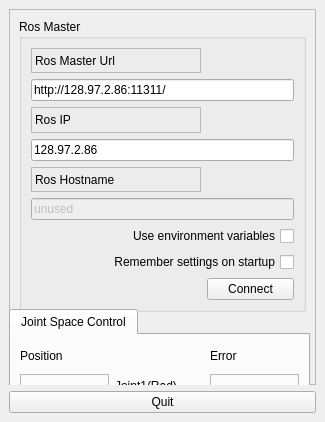
  <widget class="QDockWidget" name="dock_status">
   <property name="sizePolicy">
    <sizepolicy hsizetype="Minimum" vsizetype="Preferred">
     <horstretch>0</horstretch>
     <verstretch>0</verstretch>
    </sizepolicy>
   </property>
   <property name="minimumSize">
    <size>
     <width>325</width>
     <height>422</height>
    </size>
   </property>
   <property name="allowedAreas">
    <set>Qt::RightDockWidgetArea</set>
   </property>
   <property name="windowTitle">
    <string>Command Panel</string>
   </property>
   <attribute name="dockWidgetArea">
    <number>2</number>
   </attribute>
   <widget class="QWidget" name="dockWidgetContents_2">
    <layout class="QVBoxLayout" name="verticalLayout">
     <item>
      <widget class="QFrame" name="frame">
       <property name="sizePolicy">
        <sizepolicy hsizetype="Minimum" vsizetype="Preferred">
         <horstretch>0</horstretch>
         <verstretch>0</verstretch>
        </sizepolicy>
       </property>
       <property name="frameShape">
        <enum>QFrame::StyledPanel</enum>
       </property>
       <property name="frameShadow">
        <enum>QFrame::Raised</enum>
       </property>
       <widget class="QGroupBox" name="groupBox">
        <property name="geometry">
         <rect>
          <x>10</x>
          <y>10</y>
          <width>287</width>
          <height>293</height>
         </rect>
        </property>
        <property name="title">
         <string>Ros Master</string>
        </property>
        <layout class="QGridLayout" name="gridLayout">
         <item row="0" column="0">
          <widget class="QLabel" name="label">
           <property name="frameShape">
            <enum>QFrame::StyledPanel</enum>
           </property>
           <property name="frameShadow">
            <enum>QFrame::Raised</enum>
           </property>
           <property name="text">
            <string>Ros Master Url</string>
           </property>
          </widget>
         </item>
         <item row="1" column="0" colspan="2">
          <widget class="QLineEdit" name="line_edit_master">
           <property name="text">
            <string>http://128.97.2.86:11311/</string>
           </property>
          </widget>
         </item>
         <item row="2" column="0">
          <widget class="QLabel" name="label_2">
           <property name="frameShape">
            <enum>QFrame::StyledPanel</enum>
           </property>
           <property name="frameShadow">
            <enum>QFrame::Raised</enum>
           </property>
           <property name="text">
            <string>Ros IP</string>
           </property>
          </widget>
         </item>
         <item row="3" column="0" colspan="2">
          <widget class="QLineEdit" name="line_edit_host">
           <property name="text">
            <string>128.97.2.86</string>
           </property>
          </widget>
         </item>
         <item row="4" column="0">
          <widget class="QLabel" name="label_3">
           <property name="frameShape">
            <enum>QFrame::StyledPanel</enum>
           </property>
           <property name="frameShadow">
            <enum>QFrame::Raised</enum>
           </property>
           <property name="text">
            <string>Ros Hostname</string>
           </property>
          </widget>
         </item>
         <item row="5" column="0" colspan="2">
          <widget class="QLineEdit" name="line_edit_topic">
           <property name="enabled">
            <bool>false</bool>
           </property>
           <property name="text">
            <string>unused</string>
           </property>
          </widget>
         </item>
         <item row="6" column="0" colspan="2">
          <widget class="QCheckBox" name="checkbox_use_environment">
           <property name="layoutDirection">
            <enum>Qt::RightToLeft</enum>
           </property>
           <property name="text">
            <string>Use environment variables</string>
           </property>
          </widget>
         </item>
         <item row="7" column="0" colspan="2">
          <widget class="QCheckBox" name="checkbox_remember_settings">
           <property name="layoutDirection">
            <enum>Qt::RightToLeft</enum>
           </property>
           <property name="text">
            <string>Remember settings on startup</string>
           </property>
          </widget>
         </item>
         <item row="8" column="0">
          <spacer name="horizontalSpacer">
           <property name="orientation">
            <enum>Qt::Horizontal</enum>
           </property>
           <property name="sizeHint" stdset="0">
            <size>
             <width>170</width>
             <height>21</height>
            </size>
           </property>
          </spacer>
         </item>
         <item row="8" column="1">
          <widget class="QPushButton" name="button_connect">
           <property name="enabled">
            <bool>true</bool>
           </property>
           <property name="sizePolicy">
            <sizepolicy hsizetype="MinimumExpanding" vsizetype="Fixed">
             <horstretch>0</horstretch>
             <verstretch>0</verstretch>
            </sizepolicy>
           </property>
           <property name="toolTip">
            <string>Set the target to the current joint trajectory state.</string>
           </property>
           <property name="statusTip">
            <string>Clear all waypoints and set the target to the current joint trajectory state.</string>
           </property>
           <property name="text">
            <string>Connect</string>
           </property>
          </widget>
         </item>
        </layout>
       </widget>
       <widget class="QTabWidget" name="ErrorsTabWidget">
        <property name="geometry">
         <rect>
          <x>0</x>
          <y>300</y>
          <width>301</width>
          <height>281</height>
         </rect>
        </property>
        <widget class="QWidget" name="JointSpaceControlState">
         <attribute name="title">
          <string>Joint Space Control</string>
         </attribute>
         <layout class="QGridLayout" name="gridLayout_4">
          <item row="0" column="0">
           <widget class="QLabel" name="JointPositionLabel">
            <property name="text">
             <string>Position</string>
            </property>
           </widget>
          </item>
          <item row="0" column="2">
           <widget class="QLabel" name="JointErrorLabel">
            <property name="text">
             <string>Error</string>
            </property>
           </widget>
          </item>
          <item row="1" column="0">
           <widget class="QLabel" name="Joint1Position_Val">
            <property name="frameShape">
             <enum>QFrame::StyledPanel</enum>
            </property>
            <property name="text">
             <string/>
            </property>
           </widget>
          </item>
          <item row="1" column="1">
           <widget class="QLabel" name="Joint1StateLabel">
            <property name="text">
             <string>Joint1(Rad)</string>
            </property>
           </widget>
          </item>
          <item row="1" column="2">
           <widget class="QLabel" name="Joint1Error_Val">
            <property name="frameShape">
             <enum>QFrame::StyledPanel</enum>
            </property>
            <property name="text">
             <string/>
            </property>
           </widget>
          </item>
          <item row="2" column="0">
           <widget class="QLabel" name="Joint2Position_Val">
            <property name="frameShape">
             <enum>QFrame::StyledPanel</enum>
            </property>
            <property name="text">
             <string/>
            </property>
           </widget>
          </item>
          <item row="2" column="1">
           <widget class="QLabel" name="Joint2StateLabel">
            <property name="text">
             <string>Joint2(Rad)</string>
            </property>
           </widget>
          </item>
          <item row="2" column="2">
           <widget class="QLabel" name="Joint2Error_Val">
            <property name="frameShape">
             <enum>QFrame::StyledPanel</enum>
            </property>
            <property name="text">
             <string/>
            </property>
           </widget>
          </item>
          <item row="3" column="0">
           <widget class="QLabel" name="Joint3Position_Val">
            <property name="frameShape">
             <enum>QFrame::StyledPanel</enum>
            </property>
            <property name="text">
             <string/>
            </property>
           </widget>
          </item>
          <item row="3" column="1">
           <widget class="QLabel" name="Joint3StateLabel">
            <property name="text">
             <string>Joint3(Rad)</string>
            </property>
           </widget>
          </item>
          <item row="3" column="2">
           <widget class="QLabel" name="Joint3Error_Val">
            <property name="frameShape">
             <enum>QFrame::StyledPanel</enum>
            </property>
            <property name="text">
             <string/>
            </property>
           </widget>
          </item>
          <item row="4" column="0">
           <widget class="QLabel" name="Joint4Position_Val">
            <property name="frameShape">
             <enum>QFrame::StyledPanel</enum>
            </property>
            <property name="text">
             <string/>
            </property>
           </widget>
          </item>
          <item row="4" column="1">
           <widget class="QLabel" name="Joint4StateLabel">
            <property name="text">
             <string>Joint4(Rad)</string>
            </property>
           </widget>
          </item>
          <item row="4" column="2">
           <widget class="QLabel" name="Joint4Error_Val">
            <property name="frameShape">
             <enum>QFrame::StyledPanel</enum>
            </property>
            <property name="text">
             <string/>
            </property>
           </widget>
          </item>
          <item row="5" column="0">
           <widget class="QLabel" name="Joint5Position_Val">
            <property name="frameShape">
             <enum>QFrame::StyledPanel</enum>
            </property>
            <property name="text">
             <string/>
            </property>
           </widget>
          </item>
          <item row="5" column="1">
           <widget class="QLabel" name="Joint5StateLabel">
            <property name="text">
             <string>Joint5(Rad)</string>
            </property>
           </widget>
          </item>
          <item row="5" column="2">
           <widget class="QLabel" name="Joint5Error_Val">
            <property name="frameShape">
             <enum>QFrame::StyledPanel</enum>
            </property>
            <property name="text">
             <string/>
            </property>
           </widget>
          </item>
          <item row="6" column="0">
           <widget class="QLabel" name="Joint6Position_Val">
            <property name="frameShape">
             <enum>QFrame::StyledPanel</enum>
            </property>
            <property name="text">
             <string/>
            </property>
           </widget>
          </item>
          <item row="6" column="1">
           <widget class="QLabel" name="Joint6StateLabel">
            <property name="text">
             <string>Joint6(Rad)</string>
            </property>
           </widget>
          </item>
          <item row="6" column="2">
           <widget class="QLabel" name="Joint6Error_Val">
            <property name="frameShape">
             <enum>QFrame::StyledPanel</enum>
            </property>
            <property name="text">
             <string/>
            </property>
           </widget>
          </item>
          <item row="7" column="0">
           <widget class="QLabel" name="Joint7Position_Val">
            <property name="frameShape">
             <enum>QFrame::StyledPanel</enum>
            </property>
            <property name="text">
             <string/>
            </property>
           </widget>
          </item>
          <item row="7" column="1">
           <widget class="QLabel" name="Joint7StateLabel">
            <property name="text">
             <string>Joint7(Rad)</string>
            </property>
           </widget>
          </item>
          <item row="7" column="2">
           <widget class="QLabel" name="Joint7Error_Val">
            <property name="frameShape">
             <enum>QFrame::StyledPanel</enum>
            </property>
            <property name="text">
             <string/>
            </property>
           </widget>
          </item>
         </layout>
        </widget>
       </widget>
      </widget>
     </item>
     <item>
      <widget class="QPushButton" name="quit_button">
       <property name="sizePolicy">
        <sizepolicy hsizetype="MinimumExpanding" vsizetype="Fixed">
         <horstretch>0</horstretch>
         <verstretch>0</verstretch>
        </sizepolicy>
       </property>
       <property name="text">
        <string>Quit</string>
       </property>
      </widget>
     </item>
    </layout>
   </widget>
  </widget>
